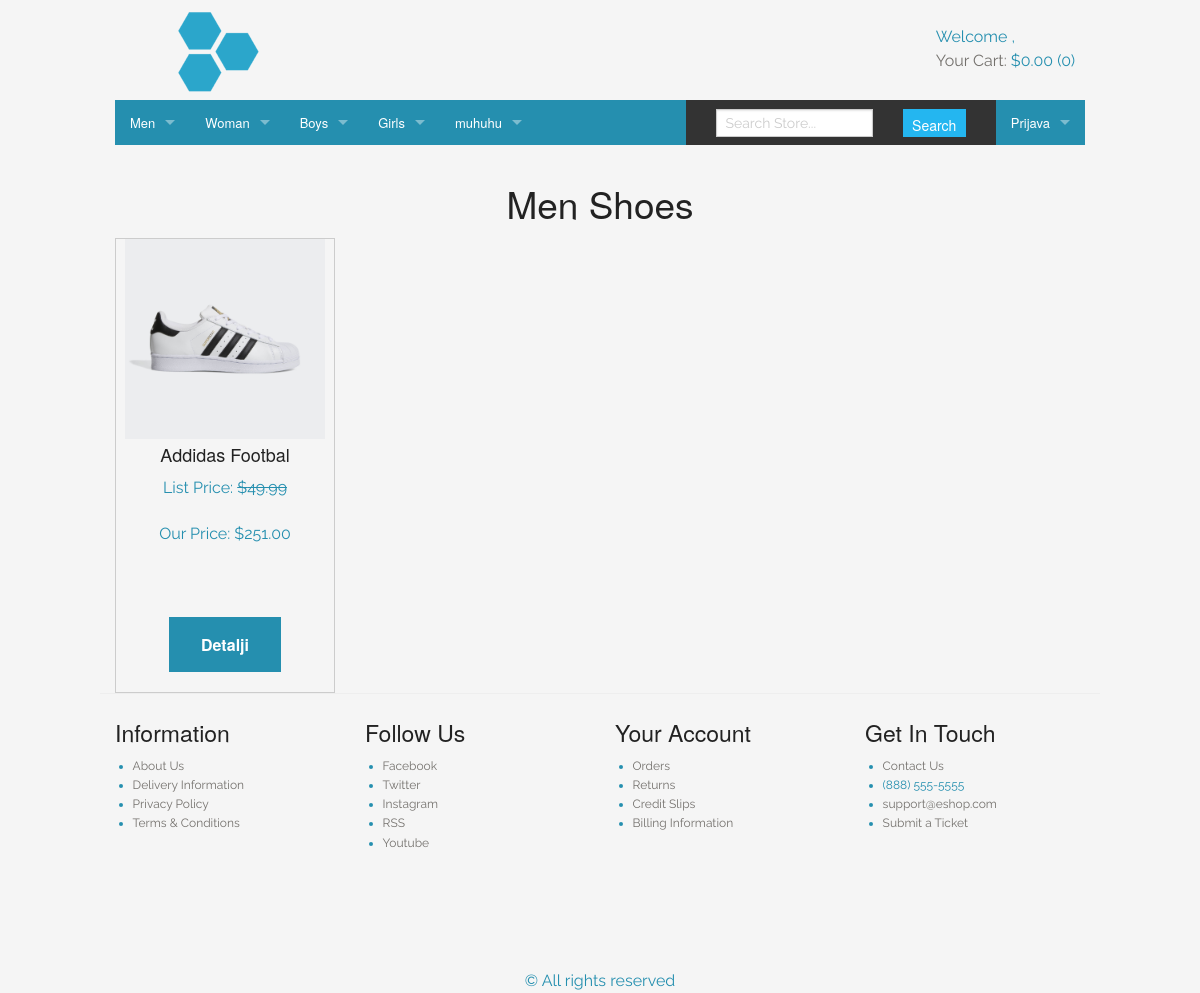
Page /kategorija.php?cat=7 on the committed database.
### tables this page shows
CREATE TABLE `categories` (
  `id` int(11) NOT NULL,
  `category` varchar(255) NOT NULL,
  `parent` int(11) NOT NULL
);

CREATE TABLE `products` (
  `id` int(11) NOT NULL,
  `title` varchar(255) NOT NULL,
  `price` decimal(10,2) NOT NULL,
  `list_price` decimal(10,2) NOT NULL,
  `brand` int(11) NOT NULL,
  `categories` varchar(255) NOT NULL,
  `image` text NOT NULL,
  `description` text NOT NULL,
  `featured` tinyint(4) NOT NULL DEFAULT '0',
  `sizes` text NOT NULL,
  `deleted` tinyint(4) NOT NULL DEFAULT '0'
);

### helpers/helpers.php (called while the page is built, shortened)
<?php
function sanitize ($dirty) {
  return htmlentities($dirty, ENT_QUOTES,"UTF-8");
}
function get_category($child_id){
  global $veza;
  $id = sanitize($child_id);
  $sql=$veza->prepare("SELECT p.id AS 'pid',p.category AS 'parent', c.id AS 'cid', c.category AS 'child'
  FROM categories c
  INNER JOIN categories p
  ON c.parent = p.id
  WHERE c.id = '$id';");
  $sql->execute();
    $category=$sql->fetch(PDO::FETCH_ASSOC);
    return $category;
}
?>

### include/izbornik.php (the view, shortened to what this page needs)
<?php
$sql = $veza->prepare('SELECT * FROM categories WHERE parent = 0;');
 $sql->execute();
?>
<div class="row" >
  <div class="large-12 columns" >
    <nav class="top-bar" data-topbar role="navigation" >
      <section class="top-bar-section" >
        <ul class="right">
          <li class="has-form">
              <div class="large-8 small-9 columns">
                <input type="text" placeholder="Search Store...">
              </div>
              <div class="large-4 small-3 columns">
                <a href="#" class="button alert expand" >Search</a>
              </div>
          </li>
           <li class="has-dropdown">
              <a href="admin/login2.php" >Prijava</a>
          </li>
        </ul>
        <ul class="left">
          <?php while($parent = $sql->fetch(PDO::FETCH_ASSOC)): ?>
                     <li class="has-dropdown">
                        <a href="#"><?php echo $parent['category'];?></a>
                    </li>
          <?php endwhile; ?>
        </ul>
      </section>
    </nav>
  </div>
</div>

### kategorija.php (shortened to what this page needs)
<?php
      require_once 'konfiguracija.php';
      include 'include/head.php';
       include 'include/logocart.php';
      include 'include/izbornik.php';
      if(isset($_GET['cat'])) {
        $cat_id=sanitize($_GET['cat']);
      }else {
        $cat_id='';
      }
      $sql = $veza->prepare("SELECT * FROM products WHERE categories = '$cat_id' ;");
      $sql->execute();
      $category = get_category($cat_id);
?>
<div class="row">
  <h2 class="text-center" id="mk1"><?=$category['parent']. ' '.$category['child'];?></h2>
  <?php   while ($product = $sql->fetch(PDO::FETCH_ASSOC)): ?>
            <div class="large-3 columns">
            <div class="phone">
              <?php $photos = explode (',',$product['image']) ?>
            <img src="<?php echo $photos['0'];?>" alt="<?php echo $product['title']; ?>" class="img-thumb"/>
            <h5><?php echo $product['title']; ?></h5>
              <p class="list-price">List Price: <s>$<?php echo $product['list_price'];?></s></p>
              <p class="price">Our Price: $<?php echo $product['price'];?></p>
              <div class="button-wrap"><button data-dialog="somedialog"  class="trigger" onclick="detailsmodal(<?echo $product['id'];?>)">Detalji</button></div>
        </div>
    </div>
  <?php endwhile; ?>
<br><br>
<hr>
</div>
      </body>
      <?php
      include 'include/footer.php';
      ?>

### stylesheets/main.css (style rules this page uses)
button.alert, .button.alert { background-color: #f04124 !important; border-color: #cf2a0e !important; color: #FFFFFF !important; }
.img-thumb { width: auto; height: 200px; }
.button.alert, .button.alert { background-color: #24b6f0 !important; border-color: #cf2a0e !important; color: #FFFFFF !important; }
.top-bar, .top-bar a { background: #258faf !important; }

### stylesheets/stylemodal.css (style rules this page uses)
body { color: #258faf; font-weight: 400; font-size: 1em; font-family: 'Raleway', Arial, sans-serif; }
a { color: #74716D; text-decoration: none; outline: none; }
button { padding: 1em 2em; outline: none; font-weight: 600; border: none; color: #fff; background: #c94e50; }
.button-wrap { padding: 2.5em 0 0; font-size: 1.25em; }
button.trigger { background: #c94e50; color: #fff; border: none; }
button.trigger { background: #258faf; color: #fff; border: none; }

### rows in the picture
categories: category "Men", categories.category "Shoes"
categories: category "Woman"
categories: category "Boys"
categories: category "Girls"
categories: category "muhuhu"
products: image (picture), title "Addidas Footbal", list_price "49.99", price "251.00"
